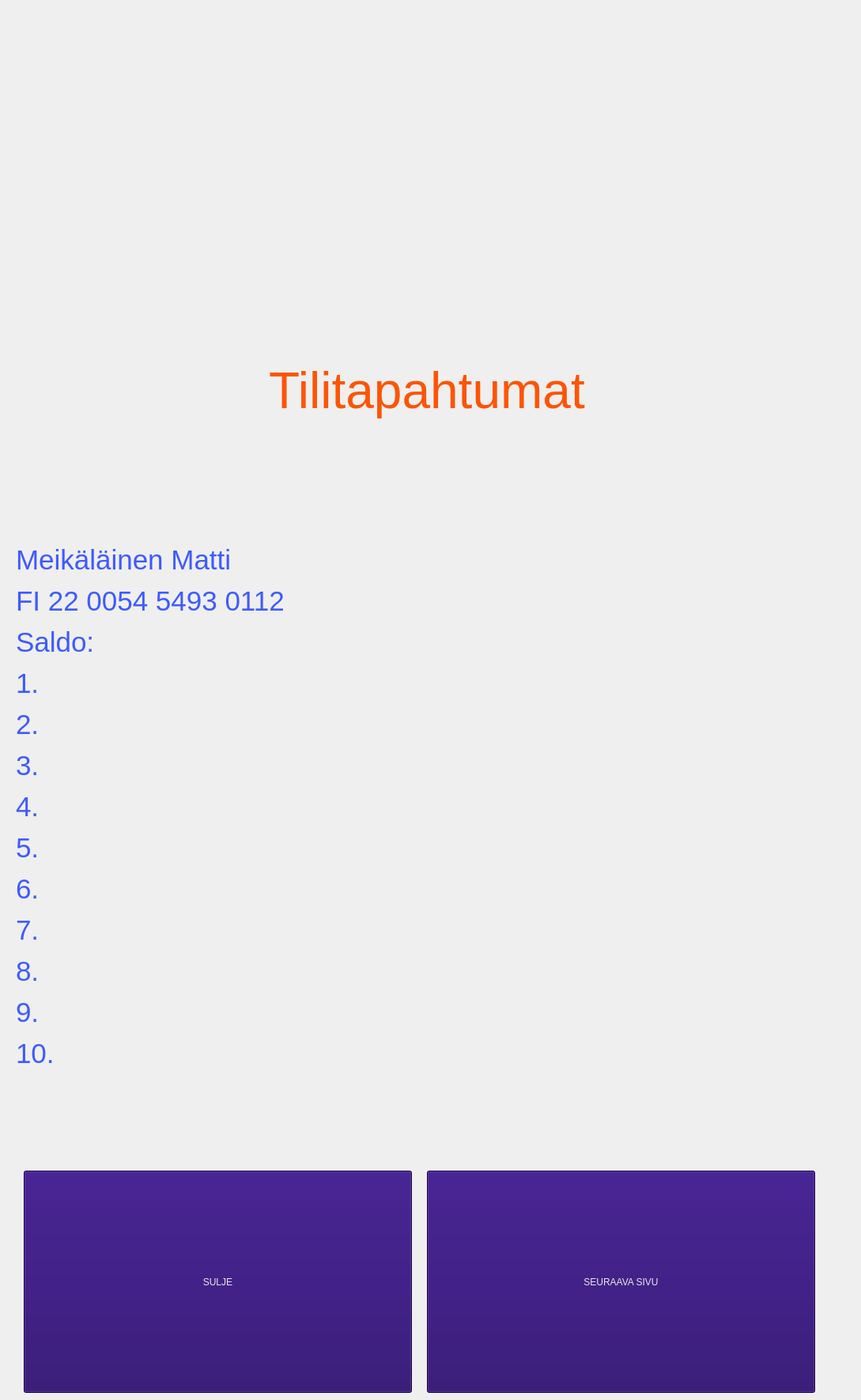
    <widget class="QWidget" name="page_7">
     <widget class="QLabel" name="label_8">
      <property name="geometry">
       <rect>
        <x>0</x>
        <y>360</y>
        <width>1080</width>
        <height>271</height>
       </rect>
      </property>
      <property name="sizePolicy">
       <sizepolicy hsizetype="Preferred" vsizetype="Maximum">
        <horstretch>0</horstretch>
        <verstretch>0</verstretch>
       </sizepolicy>
      </property>
      <property name="palette">
       <palette>
        <active>
         <colorrole role="WindowText">
          <brush brushstyle="SolidPattern">
           <color alpha="255">
            <red>255</red>
            <green>85</green>
            <blue>0</blue>
           </color>
          </brush>
         </colorrole>
         <colorrole role="Button">
          <brush brushstyle="SolidPattern">
           <color alpha="255">
            <red>60</red>
            <green>60</green>
            <blue>60</blue>
           </color>
          </brush>
         </colorrole>
         <colorrole role="Base">
          <brush brushstyle="SolidPattern">
           <color alpha="255">
            <red>60</red>
            <green>60</green>
            <blue>60</blue>
           </color>
          </brush>
         </colorrole>
         <colorrole role="Window">
          <brush brushstyle="SolidPattern">
           <color alpha="255">
            <red>60</red>
            <green>60</green>
            <blue>60</blue>
           </color>
          </brush>
         </colorrole>
        </active>
        <inactive>
         <colorrole role="WindowText">
          <brush brushstyle="SolidPattern">
           <color alpha="255">
            <red>255</red>
            <green>85</green>
            <blue>0</blue>
           </color>
          </brush>
         </colorrole>
         <colorrole role="Button">
          <brush brushstyle="SolidPattern">
           <color alpha="255">
            <red>60</red>
            <green>60</green>
            <blue>60</blue>
           </color>
          </brush>
         </colorrole>
         <colorrole role="Base">
          <brush brushstyle="SolidPattern">
           <color alpha="255">
            <red>60</red>
            <green>60</green>
            <blue>60</blue>
           </color>
          </brush>
         </colorrole>
         <colorrole role="Window">
          <brush brushstyle="SolidPattern">
           <color alpha="255">
            <red>60</red>
            <green>60</green>
            <blue>60</blue>
           </color>
          </brush>
         </colorrole>
        </inactive>
        <disabled>
         <colorrole role="WindowText">
          <brush brushstyle="SolidPattern">
           <color alpha="127">
            <red>255</red>
            <green>255</green>
            <blue>255</blue>
           </color>
          </brush>
         </colorrole>
         <colorrole role="Button">
          <brush brushstyle="SolidPattern">
           <color alpha="255">
            <red>60</red>
            <green>60</green>
            <blue>60</blue>
           </color>
          </brush>
         </colorrole>
         <colorrole role="Base">
          <brush brushstyle="SolidPattern">
           <color alpha="255">
            <red>60</red>
            <green>60</green>
            <blue>60</blue>
           </color>
          </brush>
         </colorrole>
         <colorrole role="Window">
          <brush brushstyle="SolidPattern">
           <color alpha="255">
            <red>60</red>
            <green>60</green>
            <blue>60</blue>
           </color>
          </brush>
         </colorrole>
        </disabled>
       </palette>
      </property>
      <property name="font">
       <font>
        <pointsize>47</pointsize>
       </font>
      </property>
      <property name="text">
       <string>&lt;html&gt;&lt;head/&gt;&lt;body&gt;&lt;p align=&quot;center&quot;&gt;&lt;span style=&quot; font-size:48pt;&quot;&gt;Tilitapahtumat&lt;/span&gt;&lt;/p&gt;&lt;/body&gt;&lt;/html&gt;</string>
      </property>
     </widget>
     <widget class="QLabel" name="label_9">
      <property name="geometry">
       <rect>
        <x>20</x>
        <y>560</y>
        <width>481</width>
        <height>921</height>
       </rect>
      </property>
      <property name="sizePolicy">
       <sizepolicy hsizetype="Preferred" vsizetype="Maximum">
        <horstretch>0</horstretch>
        <verstretch>0</verstretch>
       </sizepolicy>
      </property>
      <property name="palette">
       <palette>
        <active>
         <colorrole role="WindowText">
          <brush brushstyle="SolidPattern">
           <color alpha="255">
            <red>62</red>
            <green>91</green>
            <blue>255</blue>
           </color>
          </brush>
         </colorrole>
         <colorrole role="Button">
          <brush brushstyle="SolidPattern">
           <color alpha="255">
            <red>60</red>
            <green>60</green>
            <blue>60</blue>
           </color>
          </brush>
         </colorrole>
         <colorrole role="Base">
          <brush brushstyle="SolidPattern">
           <color alpha="255">
            <red>60</red>
            <green>60</green>
            <blue>60</blue>
           </color>
          </brush>
         </colorrole>
         <colorrole role="Window">
          <brush brushstyle="SolidPattern">
           <color alpha="255">
            <red>60</red>
            <green>60</green>
            <blue>60</blue>
           </color>
          </brush>
         </colorrole>
        </active>
        <inactive>
         <colorrole role="WindowText">
          <brush brushstyle="SolidPattern">
           <color alpha="255">
            <red>62</red>
            <green>91</green>
            <blue>255</blue>
           </color>
          </brush>
         </colorrole>
         <colorrole role="Button">
          <brush brushstyle="SolidPattern">
           <color alpha="255">
            <red>60</red>
            <green>60</green>
            <blue>60</blue>
           </color>
          </brush>
         </colorrole>
         <colorrole role="Base">
          <brush brushstyle="SolidPattern">
           <color alpha="255">
            <red>60</red>
            <green>60</green>
            <blue>60</blue>
           </color>
          </brush>
         </colorrole>
         <colorrole role="Window">
          <brush brushstyle="SolidPattern">
           <color alpha="255">
            <red>60</red>
            <green>60</green>
            <blue>60</blue>
           </color>
          </brush>
         </colorrole>
        </inactive>
        <disabled>
         <colorrole role="WindowText">
          <brush brushstyle="SolidPattern">
           <color alpha="127">
            <red>255</red>
            <green>255</green>
            <blue>255</blue>
           </color>
          </brush>
         </colorrole>
         <colorrole role="Button">
          <brush brushstyle="SolidPattern">
           <color alpha="255">
            <red>60</red>
            <green>60</green>
            <blue>60</blue>
           </color>
          </brush>
         </colorrole>
         <colorrole role="Base">
          <brush brushstyle="SolidPattern">
           <color alpha="255">
            <red>60</red>
            <green>60</green>
            <blue>60</blue>
           </color>
          </brush>
         </colorrole>
         <colorrole role="Window">
          <brush brushstyle="SolidPattern">
           <color alpha="255">
            <red>60</red>
            <green>60</green>
            <blue>60</blue>
           </color>
          </brush>
         </colorrole>
        </disabled>
       </palette>
      </property>
      <property name="font">
       <font>
        <pointsize>47</pointsize>
       </font>
      </property>
      <property name="text">
       <string>&lt;html&gt;&lt;head/&gt;&lt;body&gt;&lt;p&gt;&lt;span style=&quot; font-size:26pt;&quot;&gt;Meikäläinen Matti&lt;/span&gt;&lt;/p&gt;&lt;p&gt;&lt;span style=&quot; font-size:26pt;&quot;&gt;FI 22 0054 5493 0112&lt;/span&gt;&lt;/p&gt;&lt;p&gt;&lt;span style=&quot; font-size:26pt;&quot;&gt;Saldo: &lt;/span&gt;&lt;/p&gt;&lt;p&gt;&lt;span style=&quot; font-size:26pt;&quot;&gt;1.&lt;/span&gt;&lt;/p&gt;&lt;p&gt;&lt;span style=&quot; font-size:26pt;&quot;&gt;2.&lt;/span&gt;&lt;/p&gt;&lt;p&gt;&lt;span style=&quot; font-size:26pt;&quot;&gt;3.&lt;/span&gt;&lt;/p&gt;&lt;p&gt;&lt;span style=&quot; font-size:26pt;&quot;&gt;4.&lt;/span&gt;&lt;/p&gt;&lt;p&gt;&lt;span style=&quot; font-size:26pt;&quot;&gt;5.&lt;/span&gt;&lt;/p&gt;&lt;p&gt;&lt;span style=&quot; font-size:26pt;&quot;&gt;6.&lt;/span&gt;&lt;/p&gt;&lt;p&gt;&lt;span style=&quot; font-size:26pt;&quot;&gt;7.&lt;/span&gt;&lt;/p&gt;&lt;p&gt;&lt;span style=&quot; font-size:26pt;&quot;&gt;8.&lt;/span&gt;&lt;/p&gt;&lt;p&gt;&lt;span style=&quot; font-size:26pt;&quot;&gt;9.&lt;/span&gt;&lt;/p&gt;&lt;p&gt;&lt;span style=&quot; font-size:26pt;&quot;&gt;10.&lt;/span&gt;&lt;/p&gt;&lt;/body&gt;&lt;/html&gt;</string>
      </property>
     </widget>
     <widget class="QPushButton" name="Sulje">
      <property name="geometry">
       <rect>
        <x>30</x>
        <y>1480</y>
        <width>491</width>
        <height>281</height>
       </rect>
      </property>
      <property name="palette">
       <palette>
        <active>
         <colorrole role="WindowText">
          <brush brushstyle="SolidPattern">
           <color alpha="255">
            <red>231</red>
            <green>231</green>
            <blue>231</blue>
           </color>
          </brush>
         </colorrole>
         <colorrole role="Button">
          <brush brushstyle="SolidPattern">
           <color alpha="255">
            <red>33</red>
            <green>0</green>
            <blue>100</blue>
           </color>
          </brush>
         </colorrole>
         <colorrole role="Dark">
          <brush brushstyle="SolidPattern">
           <color alpha="255">
            <red>255</red>
            <green>255</green>
            <blue>255</blue>
           </color>
          </brush>
         </colorrole>
         <colorrole role="Text">
          <brush brushstyle="SolidPattern">
           <color alpha="255">
            <red>231</red>
            <green>231</green>
            <blue>231</blue>
           </color>
          </brush>
         </colorrole>
         <colorrole role="ButtonText">
          <brush brushstyle="SolidPattern">
           <color alpha="255">
            <red>231</red>
            <green>231</green>
            <blue>231</blue>
           </color>
          </brush>
         </colorrole>
         <colorrole role="Base">
          <brush brushstyle="SolidPattern">
           <color alpha="255">
            <red>33</red>
            <green>0</green>
            <blue>100</blue>
           </color>
          </brush>
         </colorrole>
         <colorrole role="Window">
          <brush brushstyle="SolidPattern">
           <color alpha="255">
            <red>33</red>
            <green>0</green>
            <blue>100</blue>
           </color>
          </brush>
         </colorrole>
        </active>
        <inactive>
         <colorrole role="WindowText">
          <brush brushstyle="SolidPattern">
           <color alpha="255">
            <red>231</red>
            <green>231</green>
            <blue>231</blue>
           </color>
          </brush>
         </colorrole>
         <colorrole role="Button">
          <brush brushstyle="SolidPattern">
           <color alpha="255">
            <red>33</red>
            <green>0</green>
            <blue>100</blue>
           </color>
          </brush>
         </colorrole>
         <colorrole role="Dark">
          <brush brushstyle="SolidPattern">
           <color alpha="255">
            <red>255</red>
            <green>255</green>
            <blue>255</blue>
           </color>
          </brush>
         </colorrole>
         <colorrole role="Text">
          <brush brushstyle="SolidPattern">
           <color alpha="255">
            <red>231</red>
            <green>231</green>
            <blue>231</blue>
           </color>
          </brush>
         </colorrole>
         <colorrole role="ButtonText">
          <brush brushstyle="SolidPattern">
           <color alpha="255">
            <red>231</red>
            <green>231</green>
            <blue>231</blue>
           </color>
          </brush>
         </colorrole>
         <colorrole role="Base">
          <brush brushstyle="SolidPattern">
           <color alpha="255">
            <red>33</red>
            <green>0</green>
            <blue>100</blue>
           </color>
          </brush>
         </colorrole>
         <colorrole role="Window">
          <brush brushstyle="SolidPattern">
           <color alpha="255">
            <red>33</red>
            <green>0</green>
            <blue>100</blue>
           </color>
          </brush>
         </colorrole>
        </inactive>
        <disabled>
         <colorrole role="WindowText">
          <brush brushstyle="SolidPattern">
           <color alpha="255">
            <red>255</red>
            <green>255</green>
            <blue>255</blue>
           </color>
          </brush>
         </colorrole>
         <colorrole role="Button">
          <brush brushstyle="SolidPattern">
           <color alpha="255">
            <red>33</red>
            <green>0</green>
            <blue>100</blue>
           </color>
          </brush>
         </colorrole>
         <colorrole role="Dark">
          <brush brushstyle="SolidPattern">
           <color alpha="255">
            <red>255</red>
            <green>255</green>
            <blue>255</blue>
           </color>
          </brush>
         </colorrole>
         <colorrole role="Text">
          <brush brushstyle="SolidPattern">
           <color alpha="255">
            <red>255</red>
            <green>255</green>
            <blue>255</blue>
           </color>
          </brush>
         </colorrole>
         <colorrole role="ButtonText">
          <brush brushstyle="SolidPattern">
           <color alpha="255">
            <red>255</red>
            <green>255</green>
            <blue>255</blue>
           </color>
          </brush>
         </colorrole>
         <colorrole role="Base">
          <brush brushstyle="SolidPattern">
           <color alpha="255">
            <red>33</red>
            <green>0</green>
            <blue>100</blue>
           </color>
          </brush>
         </colorrole>
         <colorrole role="Window">
          <brush brushstyle="SolidPattern">
           <color alpha="255">
            <red>33</red>
            <green>0</green>
            <blue>100</blue>
           </color>
          </brush>
         </colorrole>
        </disabled>
       </palette>
      </property>
      <property name="styleSheet">
       <string notr="true">background-color: rgb(33, 0, 100);
font: 36pt &quot;Ebrima&quot;; </string>
      </property>
      <property name="text">
       <string>SULJE</string>
      </property>
     </widget>
     <widget class="QPushButton" name="SeuraavaSivu">
      <property name="geometry">
       <rect>
        <x>540</x>
        <y>1480</y>
        <width>491</width>
        <height>281</height>
       </rect>
      </property>
      <property name="palette">
       <palette>
        <active>
         <colorrole role="WindowText">
          <brush brushstyle="SolidPattern">
           <color alpha="255">
            <red>231</red>
            <green>231</green>
            <blue>231</blue>
           </color>
          </brush>
         </colorrole>
         <colorrole role="Button">
          <brush brushstyle="SolidPattern">
           <color alpha="255">
            <red>33</red>
            <green>0</green>
            <blue>100</blue>
           </color>
          </brush>
         </colorrole>
         <colorrole role="Dark">
          <brush brushstyle="SolidPattern">
           <color alpha="255">
            <red>255</red>
            <green>255</green>
            <blue>255</blue>
           </color>
          </brush>
         </colorrole>
         <colorrole role="Text">
          <brush brushstyle="SolidPattern">
           <color alpha="255">
            <red>231</red>
            <green>231</green>
            <blue>231</blue>
           </color>
          </brush>
         </colorrole>
         <colorrole role="ButtonText">
          <brush brushstyle="SolidPattern">
           <color alpha="255">
            <red>231</red>
            <green>231</green>
            <blue>231</blue>
           </color>
          </brush>
         </colorrole>
         <colorrole role="Base">
          <brush brushstyle="SolidPattern">
           <color alpha="255">
            <red>33</red>
            <green>0</green>
            <blue>100</blue>
           </color>
          </brush>
         </colorrole>
         <colorrole role="Window">
          <brush brushstyle="SolidPattern">
           <color alpha="255">
            <red>33</red>
            <green>0</green>
            <blue>100</blue>
           </color>
          </brush>
         </colorrole>
        </active>
        <inactive>
         <colorrole role="WindowText">
          <brush brushstyle="SolidPattern">
           <color alpha="255">
            <red>231</red>
            <green>231</green>
            <blue>231</blue>
           </color>
          </brush>
         </colorrole>
         <colorrole role="Button">
          <brush brushstyle="SolidPattern">
           <color alpha="255">
            <red>33</red>
            <green>0</green>
            <blue>100</blue>
           </color>
          </brush>
         </colorrole>
         <colorrole role="Dark">
          <brush brushstyle="SolidPattern">
           <color alpha="255">
            <red>255</red>
            <green>255</green>
            <blue>255</blue>
           </color>
          </brush>
         </colorrole>
         <colorrole role="Text">
          <brush brushstyle="SolidPattern">
           <color alpha="255">
            <red>231</red>
            <green>231</green>
            <blue>231</blue>
           </color>
          </brush>
         </colorrole>
         <colorrole role="ButtonText">
          <brush brushstyle="SolidPattern">
           <color alpha="255">
            <red>231</red>
            <green>231</green>
            <blue>231</blue>
           </color>
          </brush>
         </colorrole>
         <colorrole role="Base">
          <brush brushstyle="SolidPattern">
           <color alpha="255">
            <red>33</red>
            <green>0</green>
            <blue>100</blue>
           </color>
          </brush>
         </colorrole>
         <colorrole role="Window">
          <brush brushstyle="SolidPattern">
           <color alpha="255">
            <red>33</red>
            <green>0</green>
            <blue>100</blue>
           </color>
          </brush>
         </colorrole>
        </inactive>
        <disabled>
         <colorrole role="WindowText">
          <brush brushstyle="SolidPattern">
           <color alpha="255">
            <red>255</red>
            <green>255</green>
            <blue>255</blue>
           </color>
          </brush>
         </colorrole>
         <colorrole role="Button">
          <brush brushstyle="SolidPattern">
           <color alpha="255">
            <red>33</red>
            <green>0</green>
            <blue>100</blue>
           </color>
          </brush>
         </colorrole>
         <colorrole role="Dark">
          <brush brushstyle="SolidPattern">
           <color alpha="255">
            <red>255</red>
            <green>255</green>
            <blue>255</blue>
           </color>
          </brush>
         </colorrole>
         <colorrole role="Text">
          <brush brushstyle="SolidPattern">
           <color alpha="255">
            <red>255</red>
            <green>255</green>
            <blue>255</blue>
           </color>
          </brush>
         </colorrole>
         <colorrole role="ButtonText">
          <brush brushstyle="SolidPattern">
           <color alpha="255">
            <red>255</red>
            <green>255</green>
            <blue>255</blue>
           </color>
          </brush>
         </colorrole>
         <colorrole role="Base">
          <brush brushstyle="SolidPattern">
           <color alpha="255">
            <red>33</red>
            <green>0</green>
            <blue>100</blue>
           </color>
          </brush>
         </colorrole>
         <colorrole role="Window">
          <brush brushstyle="SolidPattern">
           <color alpha="255">
            <red>33</red>
            <green>0</green>
            <blue>100</blue>
           </color>
          </brush>
         </colorrole>
        </disabled>
       </palette>
      </property>
      <property name="styleSheet">
       <string notr="true">background-color: rgb(33, 0, 100);
font: 36pt &quot;Ebrima&quot;; </string>
      </property>
      <property name="text">
       <string>SEURAAVA SIVU</string>
      </property>
     </widget>
    </widget>
